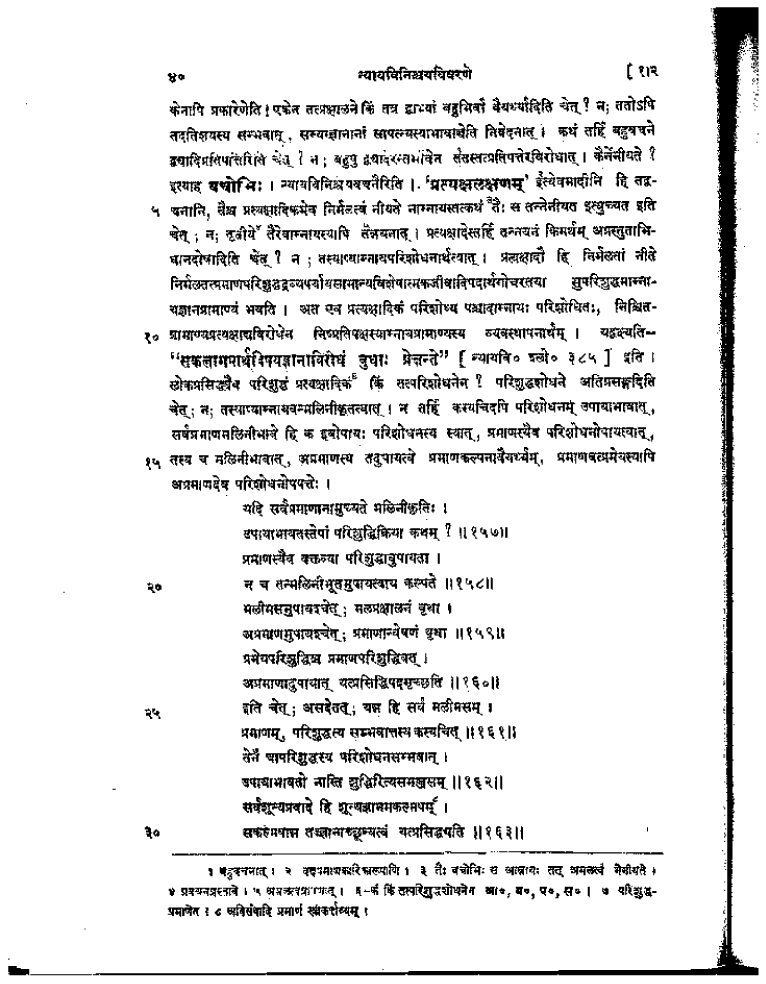
#> input picture granth/nyaya-vinishchaya-1/t.png, 3063 x 3934 px (shown at 1/4 size)
$ python -i enhance.py   (imports and definitions only)
#> lines starting #> are read from the running program, lines starting #| are printed output that depends on the picture; after the words box and inside, x2 and y2 are one past the last pixel; in counts of white or black regions, pixels touching at a corner belong together
### granth/nyaya-vinishchaya-1/page.py
# -*- coding: utf-8 -*-
"""मुद्रित पृष्ठ ↔ स्कैन पृष्ठ — pagemap.json से, हाथ से जोड़े बिना।

चलाइए:  python page.py 17 120 300        # मुद्रित → स्कैन
        python page.py --scan 328 500    # स्कैन → मुद्रित

**इस ग्रन्थ में अन्तर एक-सा नहीं है।** भाग 1 में वह 66 → 67 → 65 → 64 बदलता है
(मुद्रित 29 दो बार स्कैन हुआ; मुद्रित 464, 465, 521 प्रति में हैं ही नहीं), और
भाग 2 में 66 → 64 (मुद्रित 162, 163 नहीं हैं)। इसलिए गणना यहीं से कीजिए।
पूरा ब्यौरा `build_pagemap.py` के शीर्ष पर है।

जिस मुद्रित पृष्ठ का उत्तर `None` आए, वह **प्रति में नहीं है** — उसे छोड़कर आगे
बढ़िए और बैच-फ़ाइल में वैसा लिख दीजिए; उसका पाठ गढ़िए मत।
"""
import json
import pathlib
import sys

# Windows का console cp1252 में होता है, इसलिए देवनागरी छापते ही UnicodeEncodeError
# आता था। हर एजेंट को PYTHONIOENCODING लिखना याद रहे, यह मानना ठीक नहीं।
try:
    sys.stdout.reconfigure(encoding="utf-8")
except (AttributeError, OSError):
    pass

HERE = pathlib.Path(__file__).resolve().parent
_MAP = json.loads((HERE / "pagemap.json").read_text(encoding="utf-8"))
#> (reads granth/nyaya-vinishchaya-2/pagemap.json from the repository)

scan_to_printed = {int(k): int(v) for k, v in _MAP.items() if str(v).isdigit()}
printed_to_scan = {}
for s, p in sorted(scan_to_printed.items()):
    printed_to_scan.setdefault(p, s)


def scan(printed):
    """मुद्रित पृष्ठ का स्कैन-क्रमांक (न हो तो None)।"""
    return printed_to_scan.get(int(printed))


def printed(scan_no):
    """स्कैन पृष्ठ का मुद्रित क्रमांक (न हो तो None)।"""
    return scan_to_printed.get(int(scan_no))


# [4 lines left out: function img, not called in this run]


# [13 lines that do not run on import are left out]

### granth/nyaya-vinishchaya-1/enhance.py
# -*- coding: utf-8 -*-
"""धुँधले पन्ने को पढ़ने लायक़ बनाने के लिए — काटिए, साफ़ कीजिए, बड़ा कीजिए।

चलाइए:
    python enhance.py 45                 # पूरा पृष्ठ, तीन पट्टियों में
    python enhance.py 45 --from .62 --to .90   # केवल यह हिस्सा (पाद-टिप्पणी)
    python enhance.py 45 --scale 5       # और बड़ा
    python enhance.py 45 --cols 1        # बिना बाएँ-दाएँ काटे (चौड़ी पंक्ति के लिए)

मुद्रित पृष्ठ-संख्या दीजिए, स्कैन की नहीं — pagemap.json से अपने आप बैठ जाएगी।
बनी हुई छवियाँ scratchpad में जाती हैं, ग्रन्थ-फ़ोल्डर में नहीं, और उनका पथ
छप जाता है; उसी को Read से खोलिए।

## यह क्यों

कुछ पन्नों पर स्याही फैली है और टाइप भर गया है — मुद्रित 41 से 45 तक विशेषकर।
सीधे पढ़ने पर वहाँ बहुत कुछ [अस्पष्ट] रह जाता है, जबकि विषमता सुधारकर और
किनारे तीखे करके वही अक्षर पढ़े जा सकते हैं। मुद्रित 45 की टिप्पणी (4) पूरी
अपठनीय मानी गई थी; इस उपचार के बाद वह पढ़ी गई।

**फिर भी जो न पढ़ा जाए, वह [अस्पष्ट] ही रहे।** यह उपकरण अनुमान लगाने की छूट
नहीं देता — केवल आँख को वह दिखाता है जो स्याही में दबा रह गया था।
"""
import pathlib
import os
import tempfile
import sys

from PIL import Image, ImageFilter, ImageOps

sys.path.insert(0, str(pathlib.Path(__file__).resolve().parent))
import page as pagemap  # noqa: E402

# [4 lines not run here, left out]

HERE = pathlib.Path(__file__).resolve().parent
# **स्थिर जगह।** पहले यह किसी पुराने सत्र के scratchpad की ओर इशारा करता था
# (सहोदर ग्रन्थ से नक़ल होकर आया हुआ), इसलिए छवियाँ वहाँ बनती थीं जहाँ कोई
# देख नहीं रहा था। सत्र बदलने पर वह पथ फिर बासी हो जाता, इसलिए अब सत्र से
# बिलकुल स्वतन्त्र जगह है।
# हर चलाने की अपनी निर्देशिका (प्रक्रिया-संख्या से): पहले सब एजेंट एक ही `nv_enh` में
# `enh_pNNN_k.png` लिखते थे और कोई दूसरा उसी पृष्ठ पर चलाए तो फ़ाइल बदल जाती थी —
# एक बैच को मुद्रित 102 की पट्टी 1 दूसरे पृष्ठ-भाग की मिली। छपा पथ ही असली पथ है।
OUT = pathlib.Path(tempfile.gettempdir()) / "nv_enh" / ("run%d" % os.getpid())


# दिखाने की सीमा लगभग 2000 पिक्सेल चौड़ाई है। उससे चौड़ी छवि वापस घटा दी जाती
# है, इसलिए **गुणा करने से नहीं, चौड़ाई घटाने से** अक्षर बड़े मिलते हैं।
#
# यहाँ एक और पेच है: `img/` की छवियाँ 200 dpi पर बनी हैं (लगभग 2042 px चौड़ी),
# जबकि स्कैन में सूचना केवल 735 px की है। इसलिए "4x" जैसा गुणा 4132 px दे देता
# था — सीमा से दुगुना, और वापस घटकर वही 2.7x। दो एजेंटों ने ठीक यही बताया था
# कि "scale 3 पर कुछ अधिक नहीं खुलता"।
#
# अब पैमाना नहीं, **लक्ष्य-चौड़ाई** तय होती है: टुकड़ा जितना सँकरा होगा, अक्षर
# उतने ही बड़े दिखेंगे। आधे पन्ने पर यह लगभग 5x के बराबर पड़ता है।
TARGET_W = 1900


def enhance(img, scale=None):
    img = ImageOps.autocontrast(img, cutoff=2)
    img = img.filter(ImageFilter.UnsharpMask(radius=3, percent=180, threshold=2))
    f = TARGET_W / float(img.width)
    return img.resize((int(img.width * f), int(img.height * f)), Image.LANCZOS)


# [65 lines left out: function main, not called in this run]


# [2 lines not run here, left out]

>>> from PIL import Image
>>> picture = Image.open('t.png')
#> picture is the input picture: PIL image 3063x3934 RGB; 90% white; 971 black regions (99 under 20 px), largest, box (x1, y1, x2, y2) and area: (371, 29, 3034, 3901) 221334, (1396, 3093, 1792, 3163) 10172, (1359, 2988, 1696, 3055) 7940
>>> result = enhance(picture)
#> in enhance, `return img.resize((int(img.width * f), int(img.height * f)), Image.LAN..`:
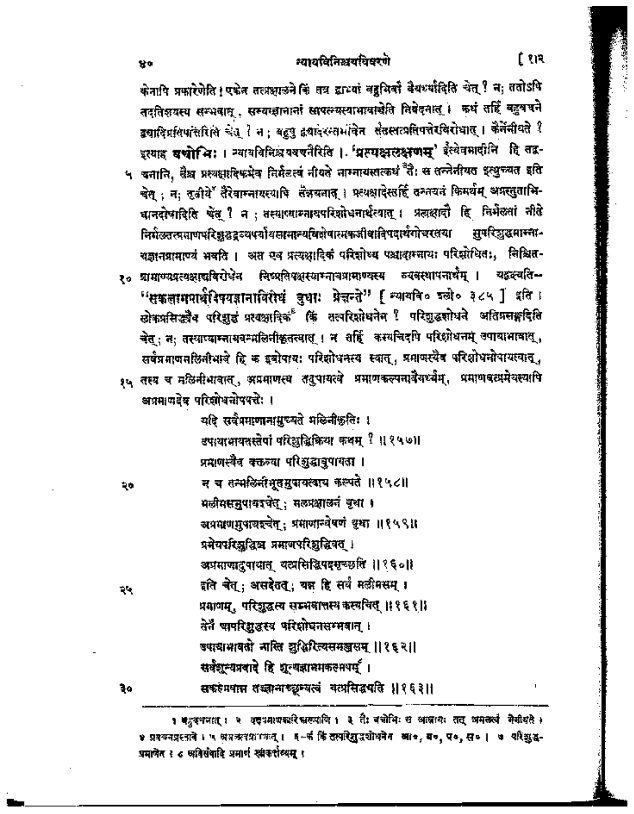
#> returned value: PIL image 1900x2440 RGB (shown at 1/3 size); min 0, max 255, mean 229.6
